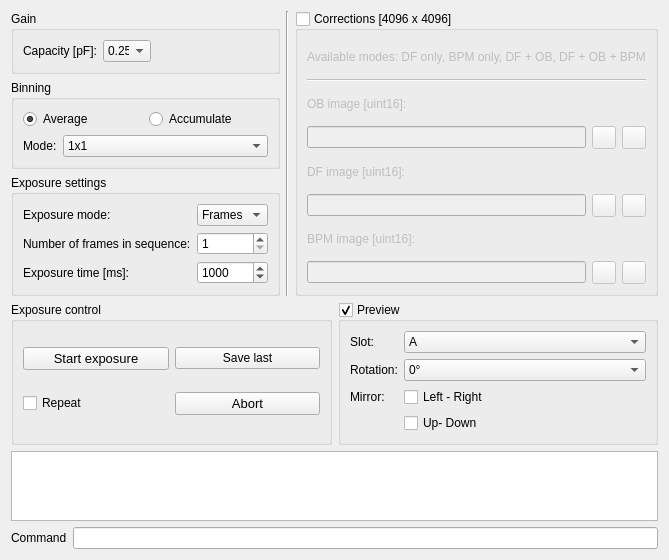
<?xml version="1.0" encoding="UTF-8"?>
<ui version="4.0">
 <class>Form</class>
 <widget class="QWidget" name="Form">
  <property name="geometry">
   <rect>
    <x>0</x>
    <y>0</y>
    <width>616</width>
    <height>548</height>
   </rect>
  </property>
  <property name="windowTitle">
   <string>Form</string>
  </property>
  <layout class="QVBoxLayout" name="verticalLayout_3">
   <item>
    <layout class="QHBoxLayout" name="horizontalLayout_5">
     <item>
      <layout class="QVBoxLayout" name="verticalLayout_2">
       <item>
        <widget class="QGroupBox" name="groupBox_3">
         <property name="title">
          <string>Gain</string>
         </property>
         <layout class="QFormLayout" name="formLayout_2">
          <item row="0" column="0">
           <widget class="QLabel" name="label_2">
            <property name="text">
             <string>Capacity [pF]:</string>
            </property>
           </widget>
          </item>
          <item row="0" column="1">
           <widget class="QComboBox" name="cb_capacity">
            <property name="sizePolicy">
             <sizepolicy hsizetype="Preferred" vsizetype="Fixed">
              <horstretch>0</horstretch>
              <verstretch>0</verstretch>
             </sizepolicy>
            </property>
            <property name="maximumSize">
             <size>
              <width>48</width>
              <height>16777215</height>
             </size>
            </property>
            <property name="currentText">
             <string>0.25</string>
            </property>
            <property name="currentIndex">
             <number>0</number>
            </property>
            <item>
             <property name="text">
              <string>0.25</string>
             </property>
            </item>
            <item>
             <property name="text">
              <string>0.5</string>
             </property>
            </item>
            <item>
             <property name="text">
              <string>1</string>
             </property>
            </item>
            <item>
             <property name="text">
              <string>2</string>
             </property>
            </item>
            <item>
             <property name="text">
              <string>4</string>
             </property>
            </item>
            <item>
             <property name="text">
              <string>8</string>
             </property>
            </item>
           </widget>
          </item>
         </layout>
        </widget>
       </item>
       <item>
        <widget class="QGroupBox" name="groupBox_4">
         <property name="title">
          <string>Binning</string>
         </property>
         <layout class="QFormLayout" name="formLayout_3">
          <item row="0" column="0" colspan="2">
           <layout class="QHBoxLayout" name="horizontalLayout_6">
            <item>
             <widget class="QRadioButton" name="rb_avg">
              <property name="text">
               <string>Average</string>
              </property>
              <property name="checked">
               <bool>true</bool>
              </property>
             </widget>
            </item>
            <item>
             <widget class="QRadioButton" name="rb_sum">
              <property name="text">
               <string>Accumulate</string>
              </property>
             </widget>
            </item>
           </layout>
          </item>
          <item row="1" column="0">
           <widget class="QLabel" name="label_7">
            <property name="text">
             <string>Mode:</string>
            </property>
           </widget>
          </item>
          <item row="1" column="1">
           <widget class="QComboBox" name="cb_binning">
            <item>
             <property name="text">
              <string>1x1</string>
             </property>
            </item>
            <item>
             <property name="text">
              <string>2x2</string>
             </property>
            </item>
            <item>
             <property name="text">
              <string>4x4</string>
             </property>
            </item>
           </widget>
          </item>
         </layout>
        </widget>
       </item>
       <item>
        <widget class="QGroupBox" name="groupBox">
         <property name="title">
          <string>Exposure settings</string>
         </property>
         <layout class="QFormLayout" name="formLayout">
          <item row="0" column="0">
           <widget class="QLabel" name="label">
            <property name="text">
             <string>Exposure mode:</string>
            </property>
           </widget>
          </item>
          <item row="0" column="1">
           <widget class="QComboBox" name="cb_exp_mode">
            <item>
             <property name="text">
              <string>Frames</string>
             </property>
            </item>
            <item>
             <property name="text">
              <string>Integral</string>
             </property>
            </item>
           </widget>
          </item>
          <item row="1" column="0">
           <widget class="QLabel" name="label_3">
            <property name="text">
             <string>Number of frames in sequence:</string>
            </property>
           </widget>
          </item>
          <item row="1" column="1">
           <widget class="QSpinBox" name="sb_num_frames">
            <property name="minimum">
             <number>1</number>
            </property>
            <property name="maximum">
             <number>50000</number>
            </property>
            <property name="value">
             <number>1</number>
            </property>
           </widget>
          </item>
          <item row="2" column="0">
           <widget class="QLabel" name="label_5">
            <property name="text">
             <string>Exposure time [ms]:</string>
            </property>
           </widget>
          </item>
          <item row="2" column="1">
           <widget class="QSpinBox" name="sb_exp_time">
            <property name="maximum">
             <number>100000</number>
            </property>
            <property name="value">
             <number>1000</number>
            </property>
           </widget>
          </item>
         </layout>
        </widget>
       </item>
      </layout>
     </item>
     <item>
      <widget class="Line" name="line_2">
       <property name="orientation">
        <enum>Qt::Vertical</enum>
       </property>
      </widget>
     </item>
     <item>
      <widget class="QGroupBox" name="gb_corrections">
       <property name="toolTip">
        <string>First corrections are applied then the image goes to preview</string>
       </property>
       <property name="title">
        <string>Corrections [4096 x 4096]</string>
       </property>
       <property name="checkable">
        <bool>true</bool>
       </property>
       <property name="checked">
        <bool>false</bool>
       </property>
       <layout class="QVBoxLayout" name="verticalLayout">
        <item>
         <widget class="QLabel" name="label_9">
          <property name="styleSheet">
           <string notr="true">font: italic 8pt &quot;MS Shell Dlg 2&quot;;</string>
          </property>
          <property name="text">
           <string>Available modes: DF only, BPM only, DF + OB, DF + OB + BPM</string>
          </property>
         </widget>
        </item>
        <item>
         <widget class="Line" name="line">
          <property name="orientation">
           <enum>Qt::Horizontal</enum>
          </property>
         </widget>
        </item>
        <item>
         <widget class="QLabel" name="label_4">
          <property name="text">
           <string>OB image [uint16]:</string>
          </property>
          <property name="buddy">
           <cstring>le_ob</cstring>
          </property>
         </widget>
        </item>
        <item>
         <layout class="QHBoxLayout" name="horizontalLayout">
          <item>
           <widget class="QLineEdit" name="le_ob"/>
          </item>
          <item>
           <widget class="IconToolButton" name="tb_ob_file">
            <property name="text">
             <string/>
            </property>
           </widget>
          </item>
          <item>
           <widget class="IconToolButton" name="tb_ob_img">
            <property name="text">
             <string/>
            </property>
           </widget>
          </item>
         </layout>
        </item>
        <item>
         <widget class="QLabel" name="label_20">
          <property name="text">
           <string>DF image [uint16]:</string>
          </property>
          <property name="buddy">
           <cstring>le_df</cstring>
          </property>
         </widget>
        </item>
        <item>
         <layout class="QHBoxLayout" name="horizontalLayout_2">
          <item>
           <widget class="QLineEdit" name="le_df"/>
          </item>
          <item>
           <widget class="IconToolButton" name="tb_df_file">
            <property name="text">
             <string/>
            </property>
           </widget>
          </item>
          <item>
           <widget class="IconToolButton" name="tb_df_img">
            <property name="text">
             <string/>
            </property>
           </widget>
          </item>
         </layout>
        </item>
        <item>
         <widget class="QLabel" name="label_21">
          <property name="text">
           <string>BPM image [uint16]:</string>
          </property>
          <property name="buddy">
           <cstring>le_bpm</cstring>
          </property>
         </widget>
        </item>
        <item>
         <layout class="QHBoxLayout" name="horizontalLayout_3">
          <item>
           <widget class="QLineEdit" name="le_bpm"/>
          </item>
          <item>
           <widget class="IconToolButton" name="tb_bpm_file">
            <property name="text">
             <string/>
            </property>
           </widget>
          </item>
          <item>
           <widget class="IconToolButton" name="tb_bpm_img">
            <property name="text">
             <string/>
            </property>
           </widget>
          </item>
         </layout>
        </item>
       </layout>
      </widget>
     </item>
    </layout>
   </item>
   <item>
    <layout class="QHBoxLayout" name="horizontalLayout_7">
     <item>
      <widget class="QGroupBox" name="groupBox_6">
       <property name="title">
        <string>Exposure control</string>
       </property>
       <layout class="QGridLayout" name="gridLayout">
        <item row="0" column="0">
         <widget class="QPushButton" name="pb_acquire">
          <property name="font">
           <font>
            <pointsize>10</pointsize>
           </font>
          </property>
          <property name="text">
           <string>Start exposure</string>
          </property>
         </widget>
        </item>
        <item row="0" column="3">
         <widget class="QPushButton" name="pb_save">
          <property name="enabled">
           <bool>true</bool>
          </property>
          <property name="text">
           <string>Save last</string>
          </property>
         </widget>
        </item>
        <item row="1" column="3">
         <widget class="QPushButton" name="pb_abort">
          <property name="font">
           <font>
            <pointsize>10</pointsize>
           </font>
          </property>
          <property name="text">
           <string>Abort</string>
          </property>
         </widget>
        </item>
        <item row="1" column="0">
         <widget class="QCheckBox" name="cb_repeat">
          <property name="text">
           <string>Repeat</string>
          </property>
         </widget>
        </item>
       </layout>
      </widget>
     </item>
     <item>
      <widget class="QGroupBox" name="gb_preview">
       <property name="toolTip">
        <string>First rotation then mirror LR, then mirror UD</string>
       </property>
       <property name="title">
        <string>Preview</string>
       </property>
       <property name="checkable">
        <bool>true</bool>
       </property>
       <layout class="QFormLayout" name="formLayout_4">
        <item row="0" column="0">
         <widget class="QLabel" name="label_8">
          <property name="text">
           <string>Slot:</string>
          </property>
         </widget>
        </item>
        <item row="0" column="1">
         <widget class="QComboBox" name="cb_slot">
          <item>
           <property name="text">
            <string>A</string>
           </property>
          </item>
          <item>
           <property name="text">
            <string>B</string>
           </property>
          </item>
          <item>
           <property name="text">
            <string>C</string>
           </property>
          </item>
          <item>
           <property name="text">
            <string>D</string>
           </property>
          </item>
         </widget>
        </item>
        <item row="1" column="0">
         <widget class="QLabel" name="label_10">
          <property name="text">
           <string>Rotation:</string>
          </property>
         </widget>
        </item>
        <item row="1" column="1">
         <widget class="QComboBox" name="cb_rotation">
          <item>
           <property name="text">
            <string>0°</string>
           </property>
          </item>
          <item>
           <property name="text">
            <string>90°</string>
           </property>
          </item>
          <item>
           <property name="text">
            <string>180°</string>
           </property>
          </item>
          <item>
           <property name="text">
            <string>270°</string>
           </property>
          </item>
         </widget>
        </item>
        <item row="2" column="0">
         <widget class="QLabel" name="label_11">
          <property name="text">
           <string>Mirror:</string>
          </property>
         </widget>
        </item>
        <item row="2" column="1">
         <widget class="QCheckBox" name="cb_mirrorLR">
          <property name="text">
           <string>Left - Right</string>
          </property>
         </widget>
        </item>
        <item row="3" column="1">
         <widget class="QCheckBox" name="cb_mirrorUD">
          <property name="text">
           <string>Up- Down</string>
          </property>
         </widget>
        </item>
       </layout>
      </widget>
     </item>
    </layout>
   </item>
   <item>
    <widget class="QTextEdit" name="log_widget">
     <property name="readOnly">
      <bool>true</bool>
     </property>
    </widget>
   </item>
   <item>
    <layout class="QHBoxLayout" name="horizontalLayout_4">
     <item>
      <widget class="QLabel" name="label_6">
       <property name="text">
        <string>Command</string>
       </property>
      </widget>
     </item>
     <item>
      <widget class="HistoryLineEdit" name="le_command"/>
     </item>
    </layout>
   </item>
  </layout>
 </widget>
 <customwidgets>
  <customwidget>
   <class>IconToolButton</class>
   <extends>QToolButton</extends>
   <header>./ui_elements_classes/IconToolButton</header>
  </customwidget>
  <customwidget>
   <class>HistoryLineEdit</class>
   <extends>QLineEdit</extends>
   <header>./ui_elements_classes/HistoryLineEdit</header>
  </customwidget>
 </customwidgets>
 <resources/>
 <connections/>
</ui>
